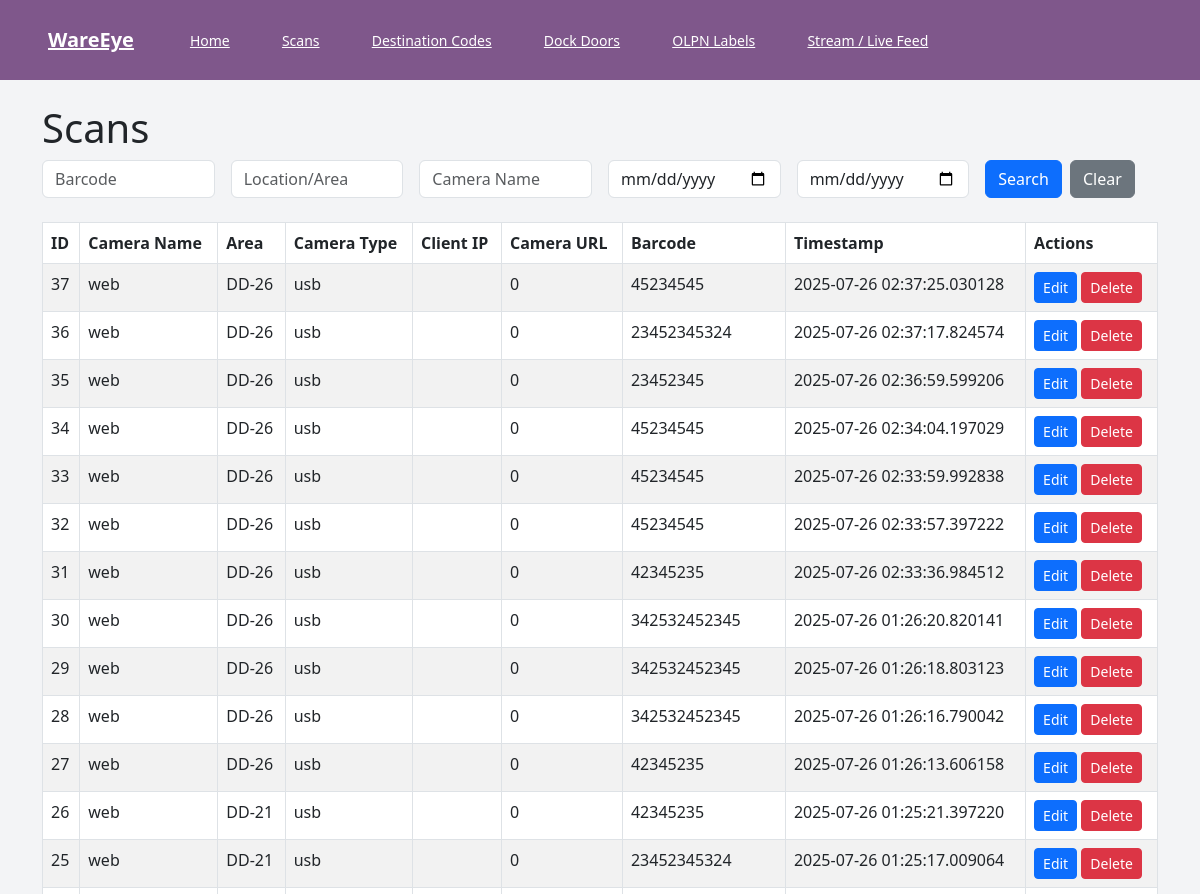
The page /facility/scans (upper part) on the database as committed earlier.
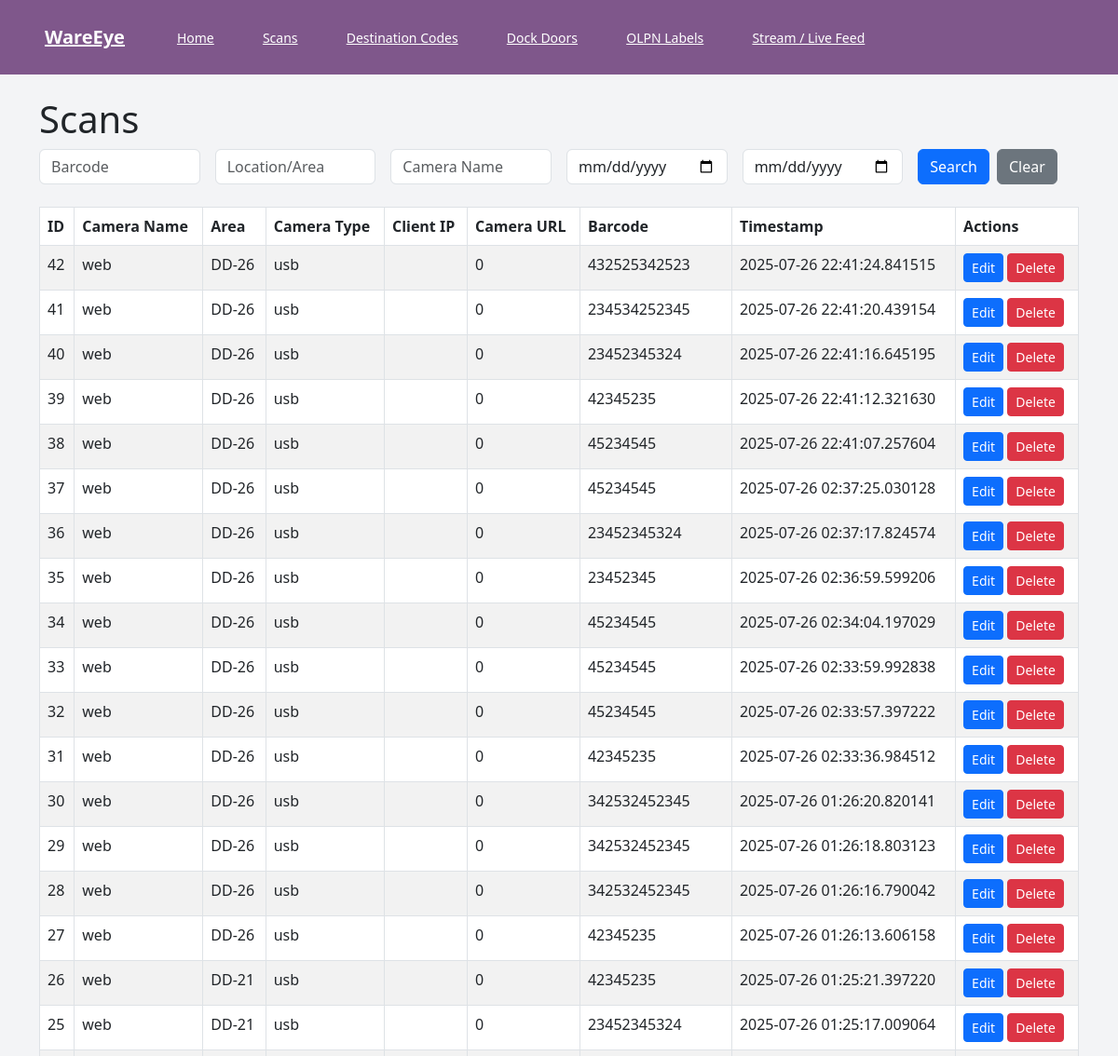
The same page on the database as committed later.
### models.py (models this page shows, shortened)
class Scan(db.Model):
    id = db.Column(db.Integer, primary_key=True)
    camera_name = db.Column(db.String, nullable=False, index=True)
    area = db.Column(db.String, nullable=False, index=True)
    camera_type = db.Column(db.String, nullable=False)
    client_ip = db.Column(db.String, nullable=False)
    camera_url = db.Column(db.String, nullable=False)
    barcode = db.Column(db.String, nullable=False, index=True)
    timestamp = db.Column(
        db.DateTime, nullable=False, index=True, default=datetime.utcnow
    )

### facility_routes.py (the view)
@facility_bp.route("/scans")
def list_scans() -> str:
    barcode = request.args.get("barcode")
    area = request.args.get("area")
    camera = request.args.get("camera_name")
    start_date = request.args.get("start_date")
    end_date = request.args.get("end_date")
    page = int(request.args.get("page", 1))
    q = Scan.query
    if barcode:
        q = q.filter(Scan.barcode.ilike(f"%{barcode}%"))
    if area:
        q = q.filter(Scan.area.ilike(f"%{area}%"))
    if camera:
        q = q.filter(Scan.camera_name.ilike(f"%{camera}%"))
    if start_date:
        q = q.filter(Scan.timestamp >= start_date)
    if end_date:
        q = q.filter(Scan.timestamp <= end_date)
    scans = q.order_by(Scan.timestamp.desc()).paginate(page=page, per_page=50)
    args = request.args.to_dict()
    args.pop("page", None)
    return render_template("facility/scans.html", scans=scans, args=args)

### templates/facility/scans.html (shortened to what this page needs)
{% extends 'base.html' %}
{% block content %}
<h1>Scans</h1>
<form method="get" class="row g-3 mb-4" action="{{ url_for('facility.list_scans') }}">
  <div class="col-md-2">
    <input type="text" name="barcode" class="form-control" placeholder="Barcode" value="{{ args.get('barcode', '') }}">
  </div>
  <div class="col-md-2">
    <input type="text" name="area" class="form-control" placeholder="Location/Area" value="{{ args.get('area', '') }}">
  </div>
  <div class="col-md-2">
    <input type="text" name="camera_name" class="form-control" placeholder="Camera Name" value="{{ args.get('camera_name', '') }}">
  </div>
  <div class="col-md-2">
    <input type="date" name="start_date" class="form-control" value="{{ args.get('start_date', '') }}">
  </div>
  <div class="col-md-2">
    <input type="date" name="end_date" class="form-control" value="{{ args.get('end_date', '') }}">
  </div>
  <div class="col-md-2 d-flex">
    <button type="submit" class="btn btn-primary me-2">Search</button>
    <a href="{{ url_for('facility.list_scans') }}" class="btn btn-secondary">Clear</a>
  </div>
</form>
<table class="table table-bordered table-striped">
  <thead>
    <tr>
      <th>ID</th>
      <th>Camera Name</th>
      <th>Area</th>
      <th>Camera Type</th>
      <th>Client IP</th>
      <th>Camera URL</th>
      <th>Barcode</th>
      <th>Timestamp</th>
      <th>Actions</th>
    </tr>
  </thead>
  <tbody>
    {% if scans.items %}
    {% for scan in scans.items %}
    <tr>
      <td>{{ scan.id }}</td>
      <td>{{ scan.camera_name }}</td>
      <td>{{ scan.area }}</td>
      <td>{{ scan.camera_type }}</td>
      <td>{{ scan.client_ip }}</td>
      <td>{{ scan.camera_url }}</td>
      <td>{{ scan.barcode }}</td>
      <td>{{ scan.timestamp }}</td>
      <td>
        <a href="{{ url_for('facility.edit_scan', scan_id=scan.id) }}" class="btn btn-sm btn-primary">Edit</a>
        <form method="post" action="{{ url_for('facility.delete_scan', scan_id=scan.id) }}" style="display:inline;" onsubmit="return confirm('Delete this scan?');">
          <button type="submit" class="btn btn-sm btn-danger">Delete</button>
        </form>
      </td>
    </tr>
    {% endfor %}
    {% else %}
    <tr>
      <td colspan="9" class="text-center">No scans match your criteria.</td>
    </tr>
    {% endif %}
  </tbody>
</table>
{% endblock %}

### templates/base.html (shortened to what this page needs)
<!doctype html>
<html lang="en">
  <head>
    <link rel="stylesheet" href="{{ url_for('static', filename='css/main.css') }}">
    <link rel="stylesheet" href="https://cdn.jsdelivr.net/npm/bootstrap@5.3.0/dist/css/bootstrap.min.css">
  </head>
  <body class="bg-gray-100">
    <div class="bg-primary-light text-white px-4 py-2">
      <div class="max-w-7xl mx-auto px-4 sm:px-6 lg:px-8">
        <div class="flex items-center justify-between h-16">
          <div class="flex items-center">
            <a href="{{ url_for('scan.hello') }}" class="text-xl font-semibold text-white">WareEye</a>
            <div class="hidden md:block ml-10 space-x-4">
              <a href="{{ url_for('scan.hello') }}" class="px-3 py-2 rounded-md text-sm font-medium {% if request.endpoint == 'scan.hello' %}text-white{% else %}text-white hover:text-gray-300{% endif %}">Home</a>
              <a href="{{ url_for('facility.list_scans') }}" class="px-3 py-2 rounded-md text-sm font-medium {% if request.endpoint == 'facility.list_scans' %}text-white{% else %}text-white hover:text-gray-300{% endif %}">Scans</a>
              <a href="{{ url_for('facility.list_destination_codes') }}" class="px-3 py-2 rounded-md text-sm font-medium {% if request.endpoint == 'facility.list_destination_codes' %}text-white{% else %}text-white hover:text-gray-300{% endif %}">Destination Codes</a>
              <a href="{{ url_for('facility.list_dock_doors') }}" class="px-3 py-2 rounded-md text-sm font-medium {% if request.endpoint == 'facility.list_dock_doors' %}text-white{% else %}text-white hover:text-gray-300{% endif %}">Dock Doors</a>
              <a href="{{ url_for('facility.list_olpn_labels') }}" class="px-3 py-2 rounded-md text-sm font-medium {% if request.endpoint == 'facility.list_olpn_labels' %}text-white{% else %}text-white hover:text-gray-300{% endif %}">OLPN Labels</a>
              <a href="{{ url_for('operations.loading_dashboard') }}" class="px-3 py-2 rounded-md text-sm font-medium text-white hover:text-gray-300">Stream / Live Feed</a>
            </div>
          </div>
        </div>
      </div>
    </div>
    <div class="container mt-4">
      {% block content %}{% endblock %}
    </div>
  </body>
</html>

### static/css/main.css (style rules this page uses)
:host, html { line-height: 1.5; -webkit-text-size-adjust: 100%; -moz-tab-size: 4; -o-tab-size: 4; tab-size: 4; font-family: ui-sans-serif, system-ui, sans-serif, Apple Color Emoji, Segoe UI Emoji, Segoe UI Symbol, Noto Color Emoji; font-feature-settings: normal; font-variation-settings: normal; -webkit-tap-highlight-color: transparent }
body { margin: 0; line-height: inherit }
h1, h2, h3, h4, h5, h6 { font-size: inherit; font-weight: inherit }
a { color: inherit; text-decoration: inherit }
table { text-indent: 0; border-color: inherit; border-collapse: collapse }
button, input, optgroup, select, textarea { font-family: inherit; font-feature-settings: inherit; font-variation-settings: inherit; font-size: 100%; font-weight: inherit; line-height: inherit; letter-spacing: inherit; color: inherit; margin: 0; padding: 0 }
button, select { text-transform: none }
button, input:where([type=button]), input:where([type=reset]), input:where([type=submit]) { -webkit-appearance: button; background-color: transparent; background-image: none }
blockquote, dd, dl, figure, h1, h2, h3, h4, h5, h6, hr, p, pre { margin: 0 }
input::placeholder, textarea::placeholder { opacity: 1; color: #9ca3af }
[role=button], button { cursor: pointer }
.container { width: 100% }
@media (min-width:640px) { .container { max-width: 640px } }
@media (min-width:768px) { .container { max-width: 768px } }
@media (min-width:1024px) { .container { max-width: 1024px } }
.mx-auto { margin-left: auto; margin-right: auto }
.mb-4 { margin-bottom: 1rem }
.me-2 { margin-inline-end: .5rem }
.ml-10 { margin-left: 2.5rem }
.mt-4 { margin-top: 1rem }
.flex { display: flex }
.table { display: table }
.hidden { display: none }
.h-16 { height: 4rem }
.max-w-7xl { max-width: 80rem }
.items-center { align-items: center }
.justify-between { justify-content: space-between }
.space-x-4>:not([hidden])~:not([hidden]) { --tw-space-x-reverse: 0; margin-right: calc(1rem*var(--tw-space-x-reverse)); margin-left: calc(1rem*(1 - var(--tw-space-x-reverse))) }
.rounded-md { border-radius: .375rem }
.bg-gray-100 { --tw-bg-opacity: 1; background-color: rgb(243 244 246/var(--tw-bg-opacity, 1)) }
.bg-primary-light { --tw-bg-opacity: 1; background-color: rgb(127 87 139/var(--tw-bg-opacity, 1)) }
.px-3 { padding-left: .75rem; padding-right: .75rem }
.px-4 { padding-left: 1rem; padding-right: 1rem }
.py-2 { padding-top: .5rem; padding-bottom: .5rem }
.text-sm { font-size: .875rem; line-height: 1.25rem }
.text-xl { font-size: 1.25rem; line-height: 1.75rem }
.font-medium { font-weight: 500 }
.font-semibold { font-weight: 600 }
.text-white { --tw-text-opacity: 1; color: rgb(255 255 255/var(--tw-text-opacity, 1)) }
@media (min-width:640px) { .sm\:px-6 { padding-left: 1.5rem; padding-right: 1.5rem } }
@media (min-width:768px) { .md\:block { display: block } }
@media (min-width:1024px) { .lg\:px-8 { padding-left: 2rem; padding-right: 2rem } }

Rows that differ between the two databases and show on the page:
added Scan: id "42", camera_name "web", area "DD-26", camera_type "usb", camera_url "0", barcode "432525342523", timestamp "2025-07-26 22:41:24.841515"
added Scan: id "41", camera_name "web", area "DD-26", camera_type "usb", camera_url "0", barcode "234534252345", timestamp "2025-07-26 22:41:20.439154"
added Scan: id "40", camera_name "web", area "DD-26", camera_type "usb", camera_url "0", barcode "23452345324", timestamp "2025-07-26 22:41:16.645195"
added Scan: id "39", camera_name "web", area "DD-26", camera_type "usb", camera_url "0", barcode "42345235", timestamp "2025-07-26 22:41:12.321630"
added Scan: id "38", camera_name "web", area "DD-26", camera_type "usb", camera_url "0", barcode "45234545", timestamp "2025-07-26 22:41:07.257604"
